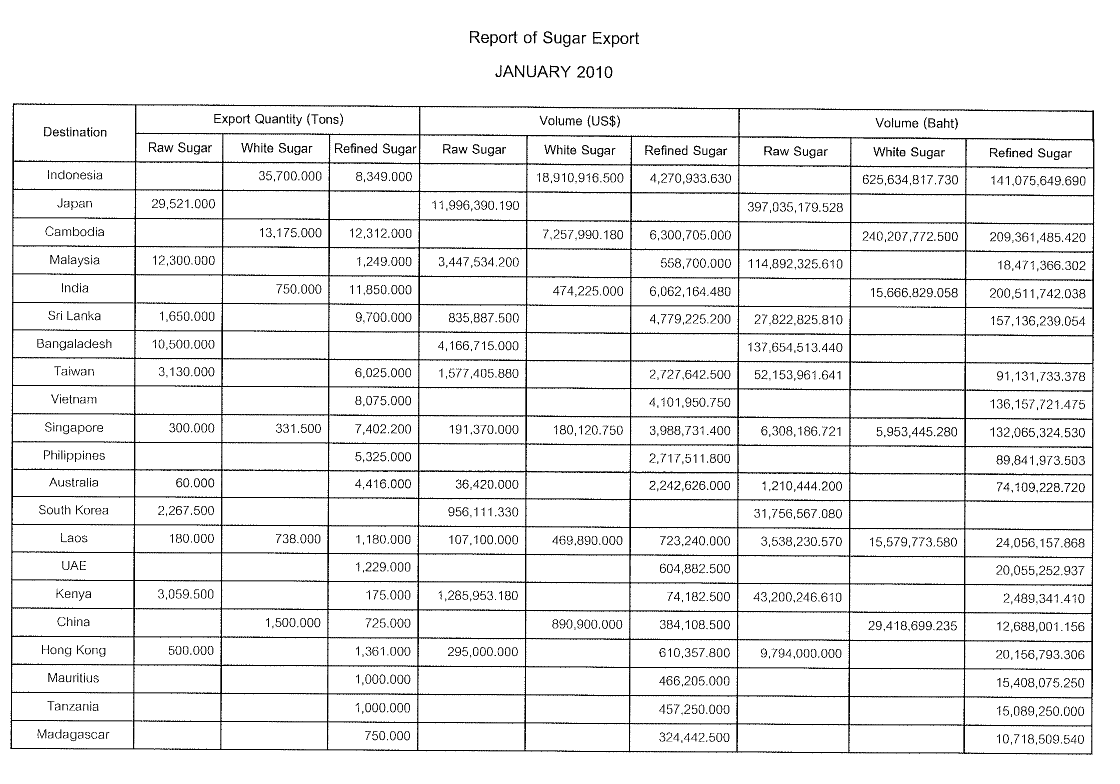
#> input picture test_data/Jan-2010-page-2-300.png, 3360 x 2352 px, found by its file name (shown at 1/3 size)
$ python image_tables.py
#> lines starting #> are read from the running program, lines starting #| are printed output that depends on the picture; after the words box and inside, x2 and y2 are one past the last pixel; in counts of white or black regions, pixels touching at a corner belong together
# coding:utf-8
'''
表格生成线条坐标
'''
import cv2
import numpy as np
import os
import pytesseract
import uuid

# 图像切割模块


class cutImage(object):
    def __init__(self, img, **settings):
        '''
        :param img: 输入图像
        :param bin_threshold: 二值化的阈值大小
        :param kernel: 形态学kernel
        :param iterations: 迭代次数
        :param areaRange: 面积范围 单元格的面积大小 此参数决定哪些是单元格，例如:[9000, 100000]
        :param border: 留边大小
        :param show: 是否显示结果图，默认是显示
        :param write: 是否把结果写到文件，默认是写入
        :param lang:ocr识别的语言，例如：'eng+tha'
        '''
        self.img = img

        self.bin_threshold = settings.get('pytesseract_bin_threshold', 127)
        self.kernel = settings.get(
            'pytesseract_kernel', np.ones((4, 4), np.uint8))
        self.iterations = settings.get('pytesseract_iterations', 1)
        self.areaRange = settings.get('pytesseract_areaRange', [10000, 100000])
        self.border = settings.get('pytesseract_border', 10)
        self.isDebug = settings.get('pytesseract_isDebug', False)
        self.lang = settings.get('pytesseract_lang', 'eng')

    # [23 lines left out: functions hitTest, draw_points, not called in this run]
        # cv2.waitKey()

    def get_text(self):
        # 得到mask图和网格图
        mask, joint = detect_table(self.img)
        # 得到交叉点坐标
        pointArr = find_joint_points(joint)
        if pointArr is None:
            return None

        if self.img.shape[2] == 1:  # 灰度图
            img_gray = self.img
        elif self.img.shape[2] == 3:
            img_gray = cv2.cvtColor(self.img, cv2.COLOR_BGR2GRAY)
        ret, thresh = cv2.threshold(
            img_gray, self.bin_threshold, 255, cv2.THRESH_BINARY_INV)  # 二值化
        img_erode = cv2.dilate(thresh, self.kernel, iterations=self.iterations)

        contours, hierarchy = cv2.findContours(
            img_erode, cv2.RETR_TREE, cv2.CHAIN_APPROX_SIMPLE)

        result = {}
        area_coord_roi = []

        npPointArr = np.array(pointArr)
        row, col = npPointArr.shape
        data = np.empty((row, col), dtype=object)

        for i in range(len(contours)):
            cnt = contours[i]
            area = cv2.contourArea(cnt)
            if area > self.areaRange[0] and area < self.areaRange[1]:
                x, y, w, h = cv2.boundingRect(cnt)
                roi = self.img[y+self.border:(y+h)-self.border,
                               x+self.border:(x+w)-self.border]
                area_coord_roi.append((area, (x, y, w, h), roi))

                text = None
                if self.isDebug == False:
                    text = pytesseract.image_to_string(
                        roi, lang=self.lang, config='--dpi 300')  # 读取文字
                    print('tesseract cell text:', text)

                if self.isDebug:
                    cv2.rectangle(
                        self.img, (x, y), (x + w, y + h), (0, 255, 0), 2)

                    cv2.imshow('roi_img', roi)
                    # cv2.imwrite(f'roi/roi_{x}_{y}_{w}_{h}.png', roi)
                    cv2.waitKey()

                # 根据坐标，将表格值写入数组中
                for row in pointArr:
                    pList = [p for p in row if self.hitTest(p, x, y, w, h)]
                    if len(pList) > 0:
                        firtP = pList[0]
                        cx = firtP['arrX']
                        cy = firtP['arrY']
                        data[cx][cy] = text

                        # None为''
                        for p in pList[1:]:
                            cx = p['arrX']
                            cy = p['arrY']
                            data[cx][cy] = ''

                        # 画点用来debug
                        if self.isDebug:
                            for point in pList:
                                cv2.circle(
                                    self.img, (point['x'] + int(point['w'] / 2), point['y'] + int(point['h'] / 2)), 1, (0, 0, 255), 10)

        if self.isDebug:
            cv2.imshow("marked-image-debug", self.img)
            cv2.imwrite("marked-image-debug.png", self.img)
            cv2.waitKey()

        return data.tolist()


def detect_table(img):
    '''
    : 探测表格，得到网格图和网格坐标点图
    : parame: src_img 原始图像
    : 返回：
    :   mask_img 网格图，由横线和竖线交叉得到的网格图片
    :   joints_img 坐标点图，网格的交点图片
    '''
    if len(img.shape) == 2:  # 灰度图
        gray_img = img
    elif len(img.shape) == 3:
        gray_img = cv2.cvtColor(img, cv2.COLOR_BGR2GRAY)

    thresh_img = cv2.adaptiveThreshold(
        ~gray_img, 255, cv2.ADAPTIVE_THRESH_MEAN_C, cv2.THRESH_BINARY, 15, -2)
    h_img = thresh_img.copy()
    v_img = thresh_img.copy()
    scale = 15
    h_size = int(h_img.shape[1] / scale)

    if h_size == 0:
        return None, None

    h_structure = cv2.getStructuringElement(
        cv2.MORPH_RECT, (h_size, 1))  # 形态学因子
    h_erode_img = cv2.erode(h_img, h_structure, 1)

    h_dilate_img = cv2.dilate(h_erode_img, h_structure, 1)
    # cv2.imshow("h_erode",h_dilate_img)
    v_size = int(v_img.shape[0] / scale)
    if v_size == 0:
        return None, None

    v_structure = cv2.getStructuringElement(
        cv2.MORPH_RECT, (1, v_size))  # 形态学因子
    v_erode_img = cv2.erode(v_img, v_structure, 1)
    v_dilate_img = cv2.dilate(v_erode_img, v_structure, 1)

    mask_img = h_dilate_img+v_dilate_img
    joints_img = cv2.bitwise_and(h_dilate_img, v_dilate_img)

    # cv2.imshow("joints", joints_img)
    # cv2.imshow("mask", mask_img)
    return mask_img, joints_img


def find_table(img, mask_img, save=False, save_dir=None):
    '''
    : 查找表格
    : parame: img 图片
    : parame: contours
    : 返回 表格数组:
    : x 表格左上顶点的x值
    : y 表格坐上顶点的y值
    : w 表格宽度
    : h 表格高度
    '''
    contours, hierarchy = cv2.findContours(
        mask_img, cv2.RETR_EXTERNAL, cv2.CHAIN_APPROX_SIMPLE)
    contours = sorted(contours, key=cv2.contourArea, reverse=True)
    tables = []
    for i in range(len(contours)):
        area0 = cv2.contourArea(contours[i])
        if area0 < 20:
            continue

        # =======================查找每个表的关节数====================
        epsilon = 0.1 * cv2.arcLength(contours[i], True)
        approx = cv2.approxPolyDP(contours[i], epsilon, True)  # 获取近似轮廓
        x, y, w, h = cv2.boundingRect(approx)

        table_path = None
        # 保存文件
        if save == True:
            table_img = img[y: y + h, x: x + w]
            if save_dir is None:
                save_dir = os.getcwd() + '/tmp/tables'
            # 临时文件夹不存在则创建
            if os.path.exists(save_dir) == False:
                os.makedirs(save_dir)
            uuid_id = uuid.uuid1()
            table_path = save_dir + '/' + str(uuid_id) + '.png'

            cv2.imwrite(table_path, table_img)

        tables.append({'x': x, 'y': y, 'w': w, 'h': h,
                       'table_path': table_path})

    return tables


def find_joint_points(joint):
    '''
    : 根据joint得到网格图信息
    ：parame: joint 坐标点图片数据
    ：返回：
    ：pointArr：包含坐标点信息的数组
    ：      arrX: 数组中的行索引
    :       arrY: 数组中的列索引
    :       x: x坐标
    :       y: y坐标
    :       w: 宽度
    :       h: 高度
    '''
    ys, xs = np.where(joint > 0)

    if len(xs) == 0 or len(ys) == 0:
        return None

    mylisty = []  # 纵坐标
    mylistx = []  # 横坐标

    # 通过排序，获取跳变的x和y的值，说明是交点，否则交点会有好多像素值值相近，我只取相近值的最后一点
    # 这个10的跳变不是固定的，根据不同的图片会有微调，基本上为单元格表格的高度（y坐标跳变）和长度（x坐标跳变）
    i = 0
    myxs = np.sort(xs)
    for i in range(len(myxs)-1):
        if(myxs[i+1]-myxs[i] > 10):
            mylistx.append(myxs[i])
        i = i+1
    mylistx.append(myxs[i])  # 要将最后一个点加入

    i = 0
    myys = np.sort(ys)
    # print(np.sort(ys))
    for i in range(len(myys)-1):
        if(myys[i+1]-myys[i] > 10):
            mylisty.append(myys[i])
        i = i+1
    mylisty.append(myys[i])  # 要将最后一个点加入

    pointArr = []

    # 循环y坐标，x坐标分割表格
    for i in range(len(mylisty) - 1):
        rowArr = []

        for j in range(len(mylistx) - 1):

            x1 = mylistx[j]
            x2 = mylistx[j + 1]
            y1 = mylisty[i]
            y2 = mylisty[i + 1]

            rowArr.append({'arrX': i, 'arrY': j, "x": x1, "y": y1,
                           'w': x2 - x1, 'h': y2-y1})
            j = j + 1

        pointArr.append(rowArr)
        i = i+1
    return pointArr


def extract_tables(img_path, **settings):
    '''
    抽取表格
    '''
    tables = []

    # 读取图片
    img = cv2.imread(img_path)
#> img is the input picture: shape (2352, 3360, 3); 93.1% white; 1573 black regions (169 under 20 px), largest, box (x1, y1, x2, y2) and area: (31, 310, 3283, 2265) 341182, (1410, 93, 1440, 129) 428, (1648, 196, 1680, 232) 410

    mask, joints = detect_table(img)
#> in detect_table, `joints_img = cv2.bitwise_and(h_dilate_img, v_dilate_img)`:
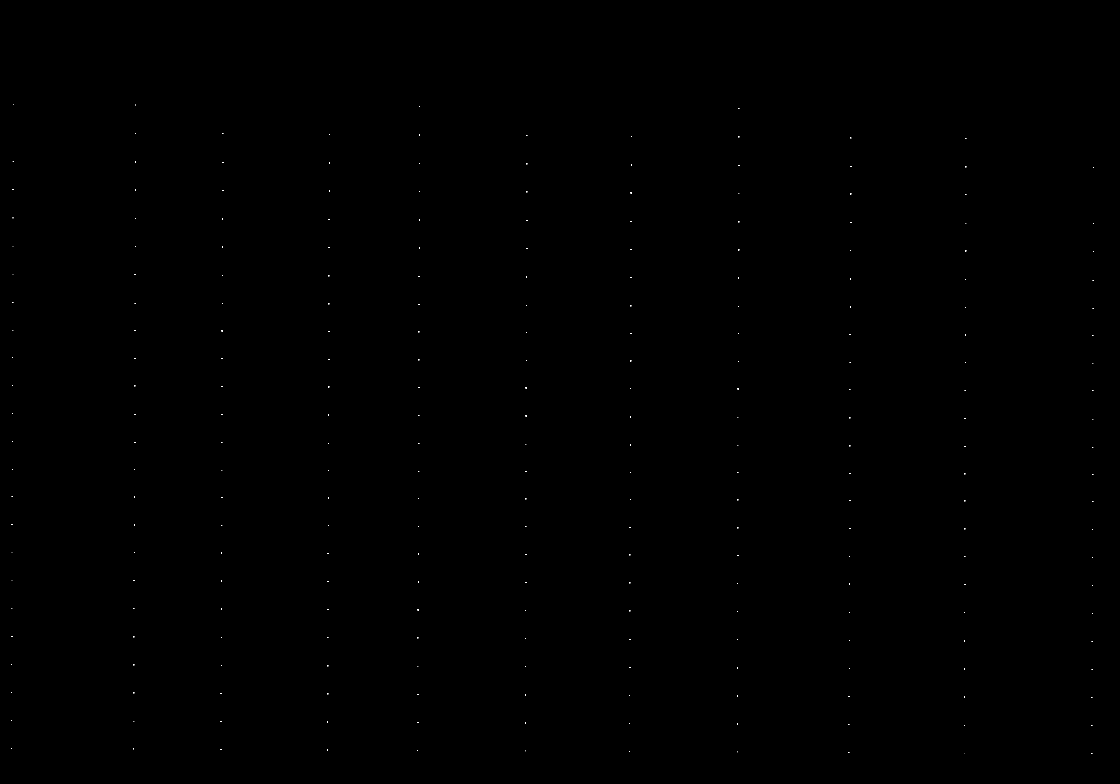
#> joints_img: shape (2352, 3360) (shown at 1/3 size); 0.03% white in thin lines or dots, all inside (x1, y1, x2, y2) = (33, 312, 3282, 2262)
    if mask is None or joints is None:
        return []

    # 寻找表格并且保存为图片
    table_images = find_table(img, mask, save=True)
#> in find_table, `contours, hierarchy = cv2.findContours( mask_img, cv2.RETR_EXTERNAL, c..`: contours = 1 contour; box (x1, y1, x2, y2) and area: (32, 311, 3284, 2266) 6148576
#> the loop in find_table, `for i in range(len(contours)):` made 1 pass
#> (area0, epsilon, approx, x, y, w, h) on pass 1: (6148576.5, 1355.3, [[39, 311], [33, 2247], [3276, 2265], [3281, 332]], 33, 311, 3249, 1955)
#> pass 1, in find_table, `table_img = img[y: y + h, x: x + w]`:
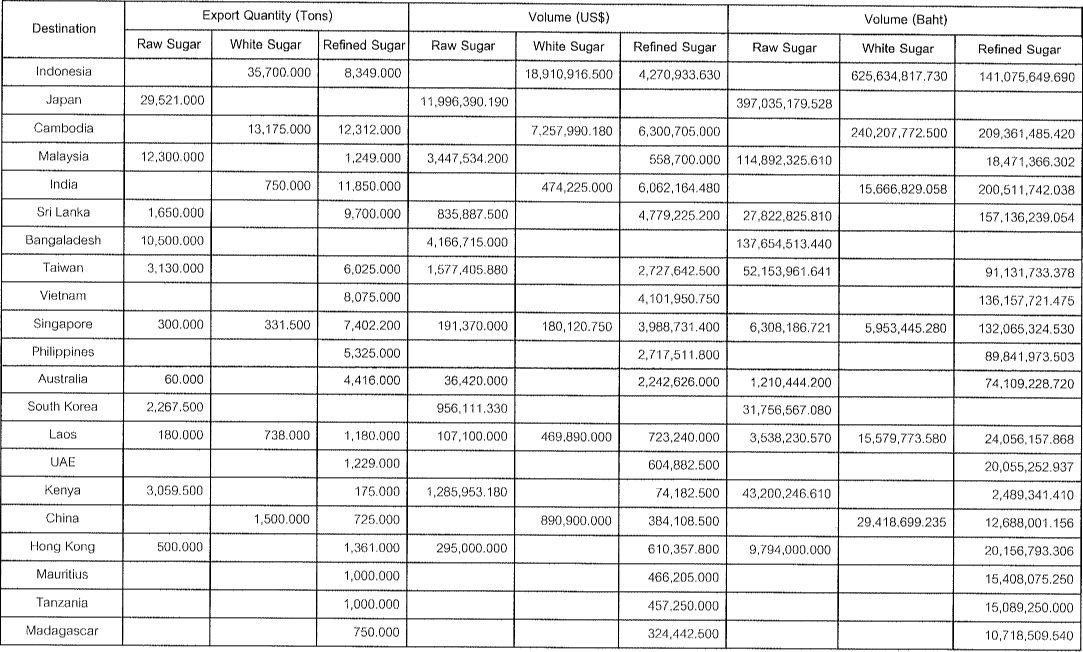
#> table_img: shape (1955, 3249, 3) (shown at 1/3 size); 91.5% white; 1544 black regions (169 under 20 px), largest, box (x1, y1, x2, y2) and area: (0, 0, 3249, 1954) 340829, (691, 118, 726, 146) 347, (1600, 122, 1635, 152) 342
#> after the loop in find_table, `for i in range(len(contours)):`: tables = 1 item
#> table_images = 1 item

    # 对表格图片进行分割并使用ocr得到文本
    kernel = np.ones((4, 4), np.uint8)

    # 循环表格抓取数据
    for tImg in table_images:
        table_path = tImg['table_path']

        # 切图并识别成表格
        table_img = cv2.imread(table_path)
        data = cutImage(table_img, **settings).get_text()
#> in detect_table (call 2), `thresh_img = cv2.adaptiveThreshold( ~gray_img, 255, cv2.ADAPTIVE_THRES..`:
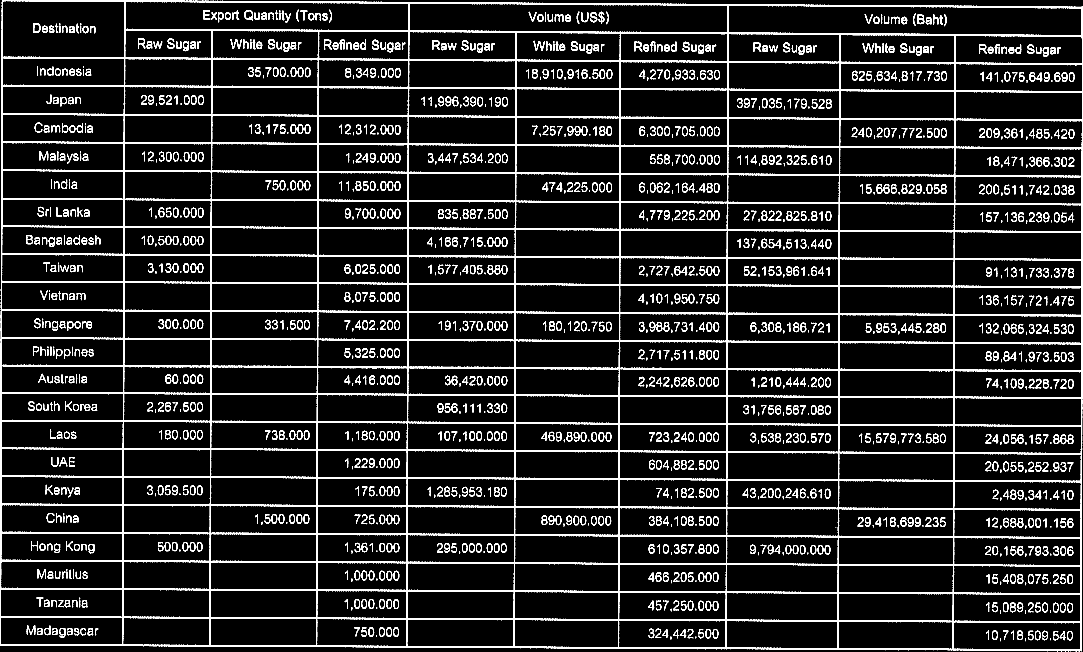
#> thresh_img: shape (1955, 3249) (shown at 1/3 size); 8.5% white; 1544 white regions (169 under 20 px), largest, box (x1, y1, x2, y2) and area: (0, 0, 3249, 1954) 340829, (691, 118, 726, 146) 347, (1600, 122, 1635, 152) 342
#> in detect_table (call 2), `h_dilate_img = cv2.dilate(h_erode_img, h_structure, 1)`:
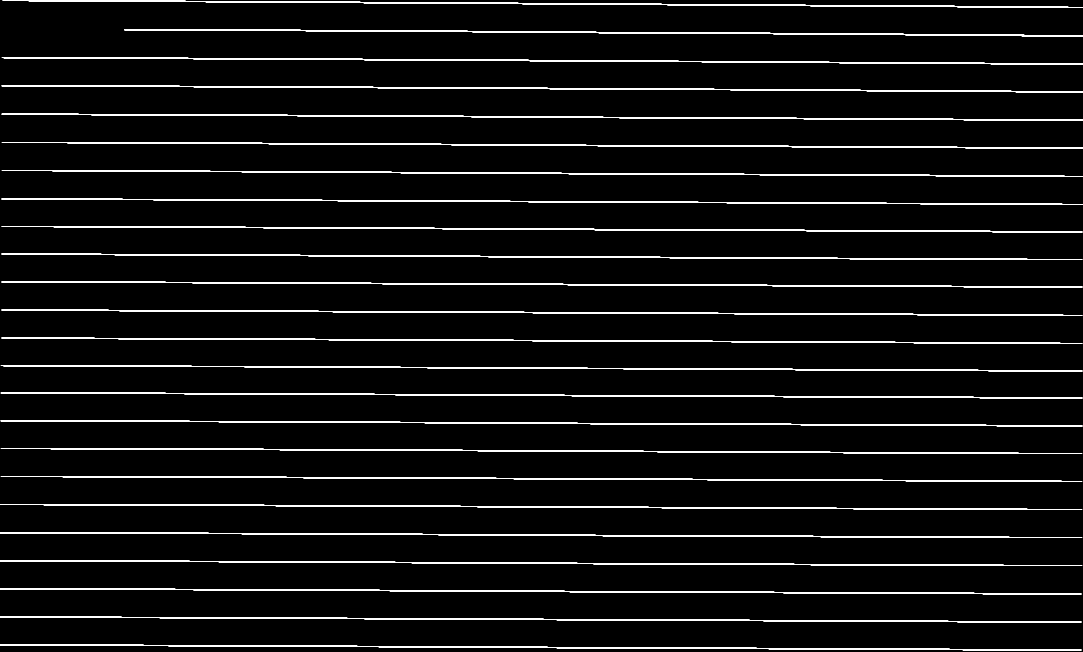
#> h_dilate_img: shape (1955, 3249) (shown at 1/3 size); 3.3% white; 24 white regions, largest, box (x1, y1, x2, y2) and area: (5, 256, 3249, 277) 9298, (5, 172, 3249, 193) 9179, (5, 341, 3249, 362) 9173
#> in detect_table (call 2), `v_structure = cv2.getStructuringElement( cv2.MORPH_RECT, (1, v_size))`: v_structure = 130 values from 1 to 1
#> in detect_table (call 2), `joints_img = cv2.bitwise_and(h_dilate_img, v_dilate_img)`:
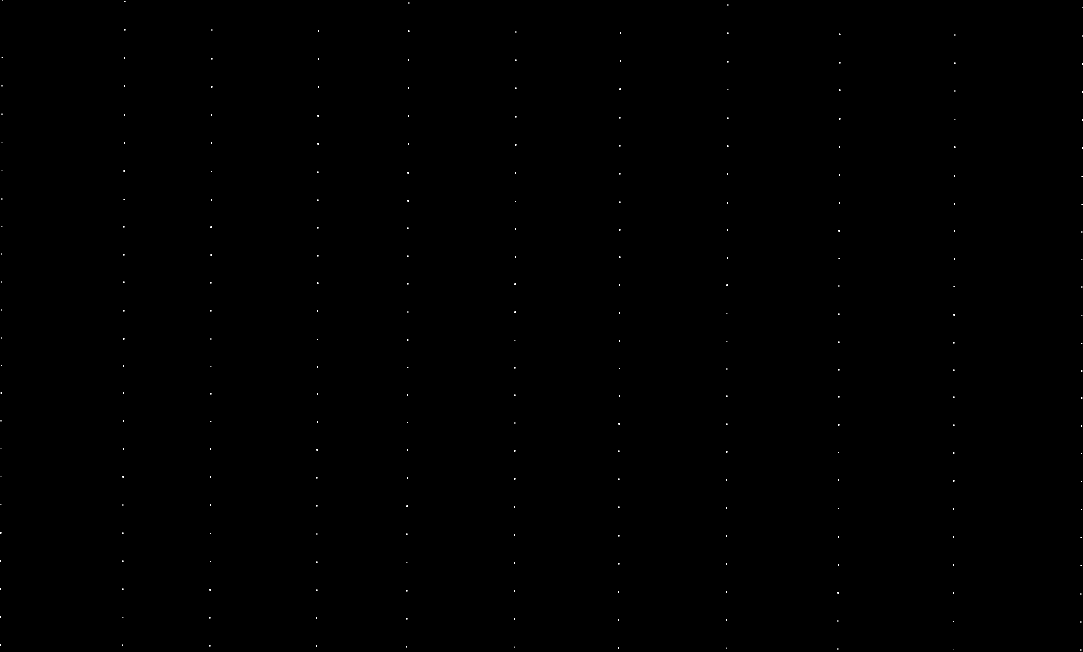
#> joints_img: shape (1955, 3249) (shown at 1/3 size); 0.03% white in thin lines or dots
#> in find_joint_points, `ys, xs = np.where(joint > 0)`: ys = 2042 values from 1 to 1950; xs = 2042 values, max 3248 at index 21, min 0 at index 1629, mean 1578
#> in find_joint_points, `myxs = np.sort(xs)`: myxs = 2042 values from 0 to 3248
#> after the loop in find_joint_points, `for i in range(len(myxs)-1):`: mylistx = [8, 375, 636, 956, 1227, 1548, 1862, 2184, 2520, 2865]
#> in find_joint_points, `myys = np.sort(ys)`: myys = 2042 values from 1 to 1950
#> after the loop in find_joint_points, `for i in range(len(myys)-1):`: mylisty = [22, 108, 192, 276, 361, 445, 529, 613, 696, 778, 861, 946, 1030, 1113, 1194, 1278, 1360, 1444, 1528, 1612, 1696, 1782, 1866]
#> the loop in find_joint_points, `for i in range(len(mylisty) - 1):` made 23 passes
#> after the loop in find_joint_points, `for i in range(len(mylisty) - 1):`: j = 10; pointArr = 23 items
#> in get_text, `ret, thresh = cv2.threshold( img_gray, self.bin_threshold, 255, cv2.TH..`: ret = 127
#> in get_text, `img_erode = cv2.dilate(thresh, self.kernel, iterations=self.iterations)`:
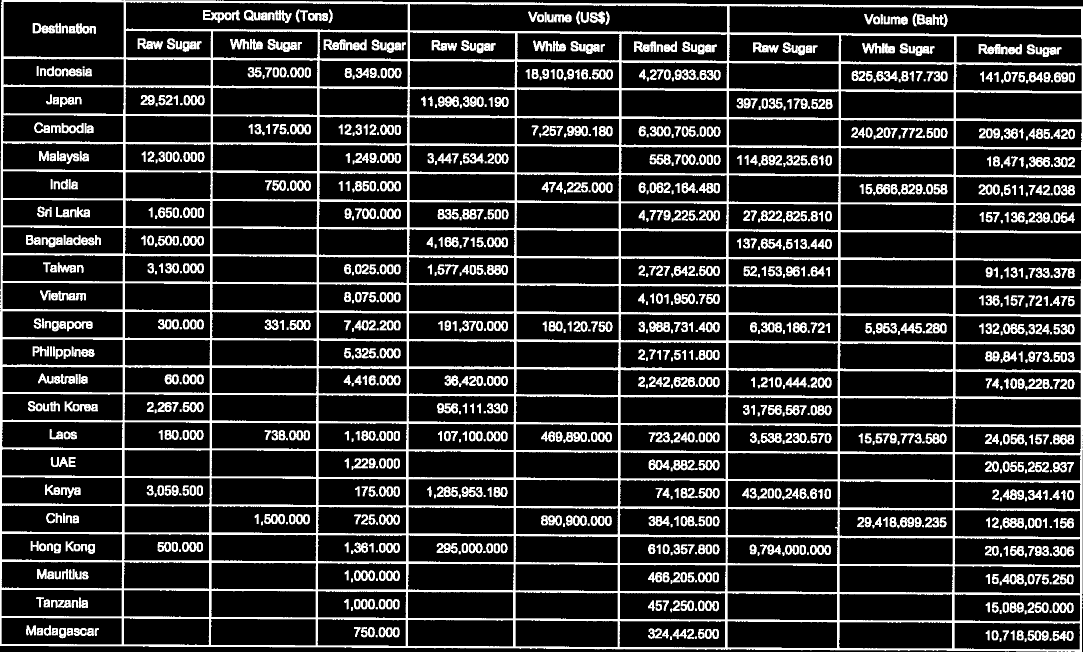
#> img_erode: shape (1955, 3249) (shown at 1/3 size); 18.5% white; 1182 white regions
#> in get_text, `contours, hierarchy = cv2.findContours( img_erode, cv2.RETR_TREE, cv2...`: contours = 2384 contours, 140 with area under 20; largest, box (x1, y1, x2, y2) and area: (0, 0, 3249, 1955) 6286789, (2186, 17, 3244, 106) 83230, (1229, 11, 2182, 98) 74891, (377, 6, 1224, 92) 67002, (10, 5, 372, 173) 59652
#> the loop in get_text, `for i in range(len(contours)):` made 2 passes
#> (area, x, y, w, h) on pass 2: (29454.5, 2863, 1868, 378, 81)
#> pass 2, in get_text, `roi = self.img[y+self.border:(y+h)-self.border, x+self.border:(x+w)-se..`:
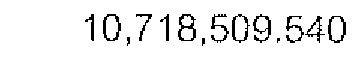
#> roi: shape (61, 358, 3); 92.6% white; black in thin lines or dots, all inside (x1, y1, x2, y2) = (85, 14, 346, 46)
#> after the loop in get_text, `for i in range(len(contours)):`: area_coord_roi = 1 item

        if data is not None:
            tables.append(data)

        # 删除临时文件
        os.remove(table_path)

    return tables


if __name__ == '__main__':
    img_path = 'C:/Work/HxProjects/Wpbs/Crawler/pdf2tables/test_data/Jan-2010-page-2-300.png'

    isDebug = False
    # 切图并识别成表格
    settings = {
        'pytesseract_kernel': np.ones((4, 4), np.uint8),
        'pytesseract_bin_threshold': 127,
        'pytesseract_iterations': 1,
        'pytesseract_areaRange': [10000, 100000],
        'pytesseract_isDebug': isDebug,
        'pytesseract_border': 10,
        'pytesseract_lang': 'tha+eng'
    }

#> (the run stopped early here; a loop or call above may not have finished)
